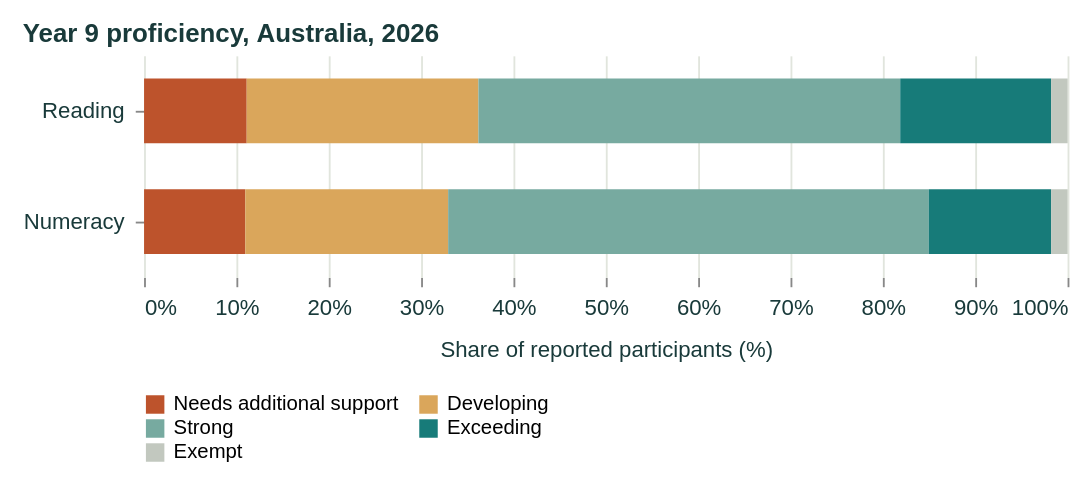

Describe this chart as a Vega-Lite specification.
### Vega-Lite specification from a JSON file in a GitHub repository (floating-point values rounded to 4 significant figures)
{"$schema": "https://vega.github.io/schema/vega-lite/v5.json", "background": "transparent", "padding": 12, "config": {"font": "Arial", "view": {"stroke": null}, "axis": {"labelFontSize": 12, "titleFontSize": 12, "titleFontWeight": "normal", "labelColor": "#193a3a", "titleColor": "#193a3a", "domain": false, "gridColor": "#e1e5dd", "labelPadding": 6, "titlePadding": 12}, "legend": {"orient": "bottom", "titleLimit": 300, "labelLimit": 220, "labelFontSize": 11, "titleFontSize": 11, "titleFontWeight": "normal"}, "title": {"anchor": "start", "fontSize": 14, "color": "#193a3a"}}, "width": 500, "height": 120, "data": {"values": [{"subject": "Reading", "category": "Needs additional support", "percentage": 11.11, "order": 1}, {"subject": "Reading", "category": "Developing", "percentage": 25.09, "order": 2}, {"subject": "Reading", "category": "Strong", "percentage": 45.68, "order": 3}, {"subject": "Reading", "category": "Exceeding", "percentage": 16.34, "order": 4}, {"subject": "Reading", "category": "Exempt", "percentage": 1.786, "order": 5}, {"subject": "Numeracy", "category": "Needs additional support", "percentage": 10.96, "order": 1}, {"subject": "Numeracy", "category": "Developing", "percentage": 21.96, "order": 2}, {"subject": "Numeracy", "category": "Strong", "percentage": 52.04, "order": 3}, {"subject": "Numeracy", "category": "Exceeding", "percentage": 13.25, "order": 4}, {"subject": "Numeracy", "category": "Exempt", "percentage": 1.785, "order": 5}]}, "mark": {"type": "bar", "height": 35}, "encoding": {"y": {"field": "subject", "type": "nominal", "sort": ["Reading", "Numeracy"], "title": null}, "x": {"field": "percentage", "type": "quantitative", "stack": "zero", "title": "Share of reported participants (%)", "scale": {"domain": [0, 100]}, "axis": {"labelExpr": "datum.value + '%'"}}, "color": {"field": "category", "type": "nominal", "title": null, "scale": {"domain": ["Needs additional support", "Developing", "Strong", "Exceeding", "Exempt"], "range": ["#bd532c", "#daa65b", "#77aaa0", "#177b79", "#c2c8bf"]}, "legend": {"columns": 2, "labelLimit": 250}}, "order": {"field": "order", "type": "quantitative", "sort": "ascending"}, "tooltip": [{"field": "subject", "title": "Subject"}, {"field": "category", "title": "Category"}, {"field": "percentage", "title": "Percentage (%)", "format": ".1f"}]}, "title": "Year 9 proficiency, Australia, 2026"}
